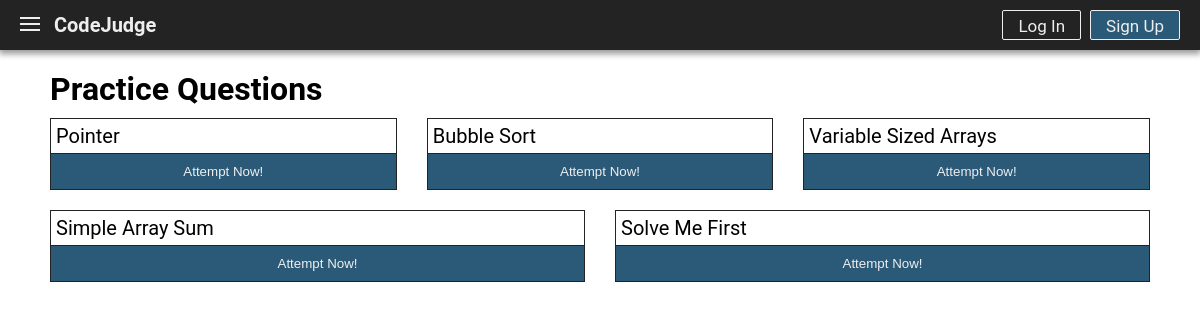
Screenshot of /main.php with the database file from the repository.
### tables this page shows
CREATE TABLE IF NOT EXISTS `q_bank` (
  `qid` varchar(20) NOT NULL,
  `heading` text NOT NULL,
  `description` text NOT NULL,
  `uploaded_by` varchar(20) NOT NULL
);

### main.php (the view, shortened to what this page needs)
<?php require_once 'db.php';
	$connection = connectDB();
?>
<!DOCTYPE html>
<html>
<head>
	<link rel="stylesheet" href="assets/css/header.css">
	<link rel="stylesheet" href="assets/css/main.css">
</head>
<body>
	<div class="wrapper">
		<?php include 'header.php'; ?>
		<div class="content">
			<div class="practice section">
				<h1 class="heading">Practice Questions</h1>
				<?php
					if (!$connection) {
						header('Location: error.php');
						exit();
					}
					else {
						$query = "select qid, heading from codejudge.q_bank";
						$result = mysqli_query($connection, $query);
						$ncols = 3;
						while($arr = mysqli_fetch_row($result)) {
				?>
							<div class="row">
								<div class="question col">
									<p><?php echo $arr[1];?></p>
									<form action="attempt.php" method="post">
										<input class="btn" type="submit" value="Attempt Now!" name="attempt_question" />
									</form>
								</div>
								<?php
									$colIndex = 0;
									while(($ncols - 1) > $colIndex && $arr = mysqli_fetch_row($result)){
										$colIndex++;
								?>
										<div class="question col">
											<p><?php echo $arr[1];?></p>
											<form action="attempt.php" method="post">
												<input class="btn" type="submit" value="Attempt Now!" name="attempt_question" />
											</form>
										</div>
								<?php
									}
								?>
							</div>
				<?php
						}
					}
				?>
			</div>
		</div>
	</div>
</body>
</html>

### assets/css/header.css (style rules this page uses)
* { box-sizing: border-box; }
body:not(#editor-area) { margin: 0; font-family: 'Roboto', 'Helvetica', sans-serif; box-sizing: border-box; }
.wrapper { padding: 70px 50px 0 50px; }

### assets/css/main.css (style rules this page uses)
.section { margin-bottom: 50px; }
.section .heading { margin: 0 0 10px 0; }
.row { display: flex; margin-bottom: 20px; }
.row:last-child { margin-bottom: 0; }
.col { flex: 1; margin-right: 30px; }
.col:last-child { margin-right: 0; }
.question { border: 1px solid #232323; }
.question p { border-bottom: 1px solid #232323; padding: 5px; margin: 0; font-size: 20px; }
.question .btn { width: 100%; color: #eee; padding: 10px; display: block; text-align: center; background: #2b5a79; text-decoration: none; border: none; outline: none; cursor: pointer; }

### rows the page displays
q_bank: heading "Pointer"
q_bank: heading "Bubble Sort"
q_bank: heading "Variable Sized Arrays"
q_bank: heading "Simple Array Sum"
q_bank: heading "Solve Me First"
